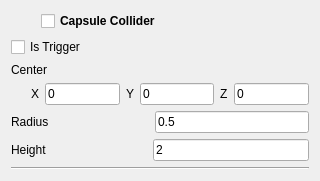
<?xml version="1.0" encoding="UTF-8"?>
<ui version="4.0">
 <class>CapsuleCollider</class>
 <widget class="QWidget" name="CapsuleCollider">
  <property name="geometry">
   <rect>
    <x>0</x>
    <y>0</y>
    <width>320</width>
    <height>170</height>
   </rect>
  </property>
  <property name="windowTitle">
   <string>Form</string>
  </property>
  <layout class="QVBoxLayout" name="verticalLayout_2">
   <item>
    <layout class="QVBoxLayout" name="verticalLayout">
     <item>
      <layout class="QHBoxLayout" name="horizontalLayout_5">
       <item>
        <spacer name="horizontalSpacer_3">
         <property name="orientation">
          <enum>Qt::Horizontal</enum>
         </property>
         <property name="sizeType">
          <enum>QSizePolicy::Fixed</enum>
         </property>
         <property name="sizeHint" stdset="0">
          <size>
           <width>30</width>
           <height>20</height>
          </size>
         </property>
        </spacer>
       </item>
       <item>
        <widget class="QCheckBox" name="checkBox">
         <property name="font">
          <font>
           <weight>75</weight>
           <bold>true</bold>
          </font>
         </property>
         <property name="text">
          <string>Capsule Collider</string>
         </property>
        </widget>
       </item>
      </layout>
     </item>
     <item>
      <widget class="QCheckBox" name="checkBox_2">
       <property name="text">
        <string>Is Trigger</string>
       </property>
      </widget>
     </item>
     <item>
      <widget class="QLabel" name="label">
       <property name="text">
        <string>Center</string>
       </property>
      </widget>
     </item>
     <item>
      <layout class="QHBoxLayout" name="horizontalLayout">
       <item>
        <spacer name="horizontalSpacer_4">
         <property name="orientation">
          <enum>Qt::Horizontal</enum>
         </property>
         <property name="sizeType">
          <enum>QSizePolicy::Fixed</enum>
         </property>
         <property name="sizeHint" stdset="0">
          <size>
           <width>20</width>
           <height>20</height>
          </size>
         </property>
        </spacer>
       </item>
       <item>
        <widget class="QLabel" name="label_2">
         <property name="text">
          <string>X</string>
         </property>
        </widget>
       </item>
       <item>
        <widget class="QLineEdit" name="lineEdit">
         <property name="text">
          <string>0</string>
         </property>
        </widget>
       </item>
       <item>
        <widget class="QLabel" name="label_3">
         <property name="text">
          <string>Y</string>
         </property>
        </widget>
       </item>
       <item>
        <widget class="QLineEdit" name="lineEdit_2">
         <property name="text">
          <string>0</string>
         </property>
        </widget>
       </item>
       <item>
        <widget class="QLabel" name="label_4">
         <property name="text">
          <string>Z</string>
         </property>
        </widget>
       </item>
       <item>
        <widget class="QLineEdit" name="lineEdit_3">
         <property name="text">
          <string>0</string>
         </property>
        </widget>
       </item>
      </layout>
     </item>
     <item>
      <layout class="QHBoxLayout" name="horizontalLayout_2">
       <item>
        <widget class="QLabel" name="label_5">
         <property name="text">
          <string>Radius</string>
         </property>
        </widget>
       </item>
       <item>
        <spacer name="horizontalSpacer">
         <property name="orientation">
          <enum>Qt::Horizontal</enum>
         </property>
         <property name="sizeType">
          <enum>QSizePolicy::Fixed</enum>
         </property>
         <property name="sizeHint" stdset="0">
          <size>
           <width>100</width>
           <height>20</height>
          </size>
         </property>
        </spacer>
       </item>
       <item>
        <widget class="QLineEdit" name="lineEdit_4">
         <property name="text">
          <string>0.5</string>
         </property>
        </widget>
       </item>
      </layout>
     </item>
     <item>
      <layout class="QHBoxLayout" name="horizontalLayout_3">
       <item>
        <widget class="QLabel" name="label_6">
         <property name="text">
          <string>Height</string>
         </property>
        </widget>
       </item>
       <item>
        <spacer name="horizontalSpacer_2">
         <property name="orientation">
          <enum>Qt::Horizontal</enum>
         </property>
         <property name="sizeType">
          <enum>QSizePolicy::Fixed</enum>
         </property>
         <property name="sizeHint" stdset="0">
          <size>
           <width>100</width>
           <height>20</height>
          </size>
         </property>
        </spacer>
       </item>
       <item>
        <widget class="QLineEdit" name="lineEdit_5">
         <property name="text">
          <string>2</string>
         </property>
        </widget>
       </item>
      </layout>
     </item>
    </layout>
   </item>
   <item>
    <widget class="Line" name="line">
     <property name="sizePolicy">
      <sizepolicy hsizetype="Expanding" vsizetype="Fixed">
       <horstretch>0</horstretch>
       <verstretch>0</verstretch>
      </sizepolicy>
     </property>
     <property name="orientation">
      <enum>Qt::Horizontal</enum>
     </property>
    </widget>
   </item>
  </layout>
 </widget>
 <resources/>
 <connections/>
</ui>
